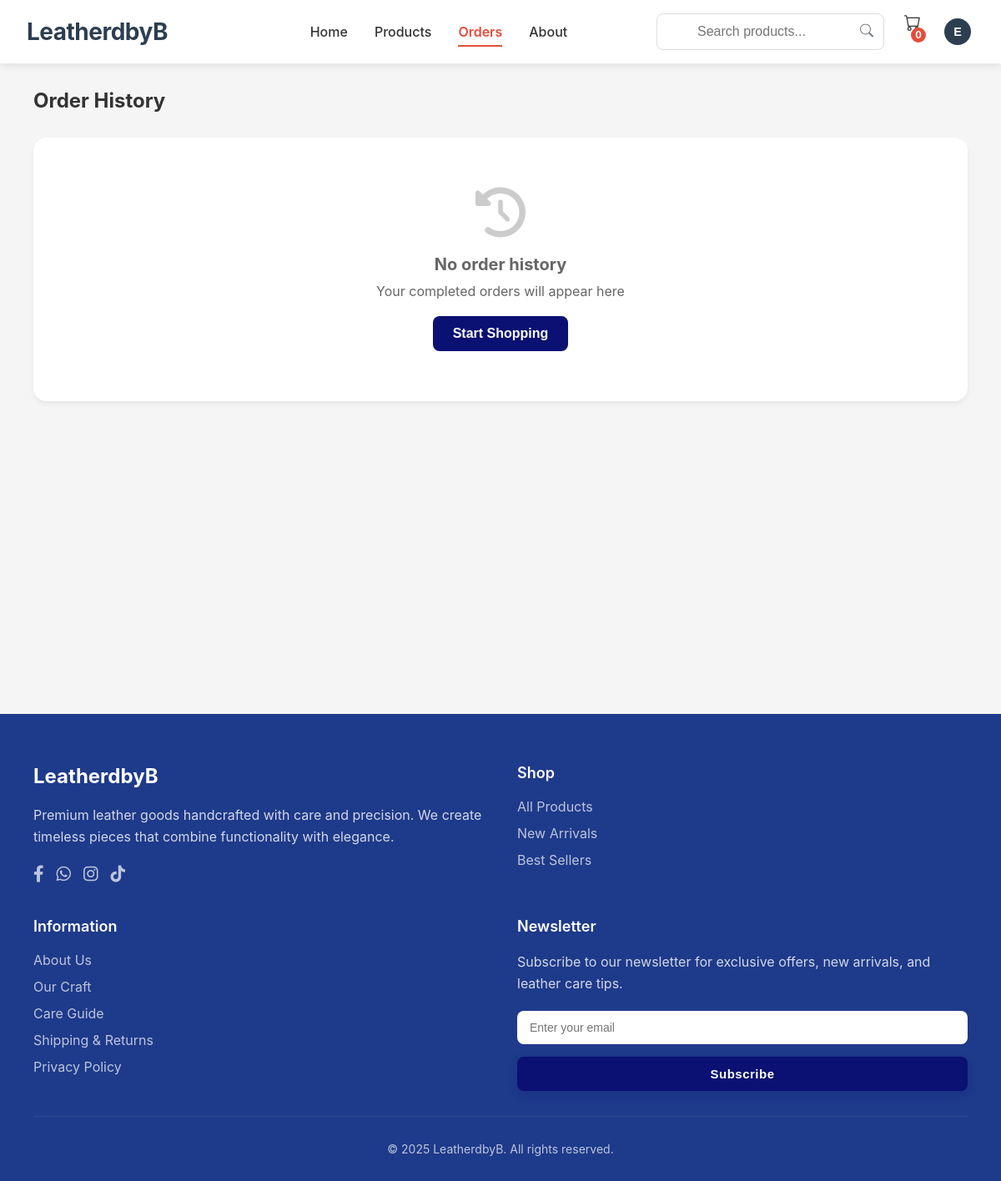
The app's page /account/orders/ (signed in), older data.
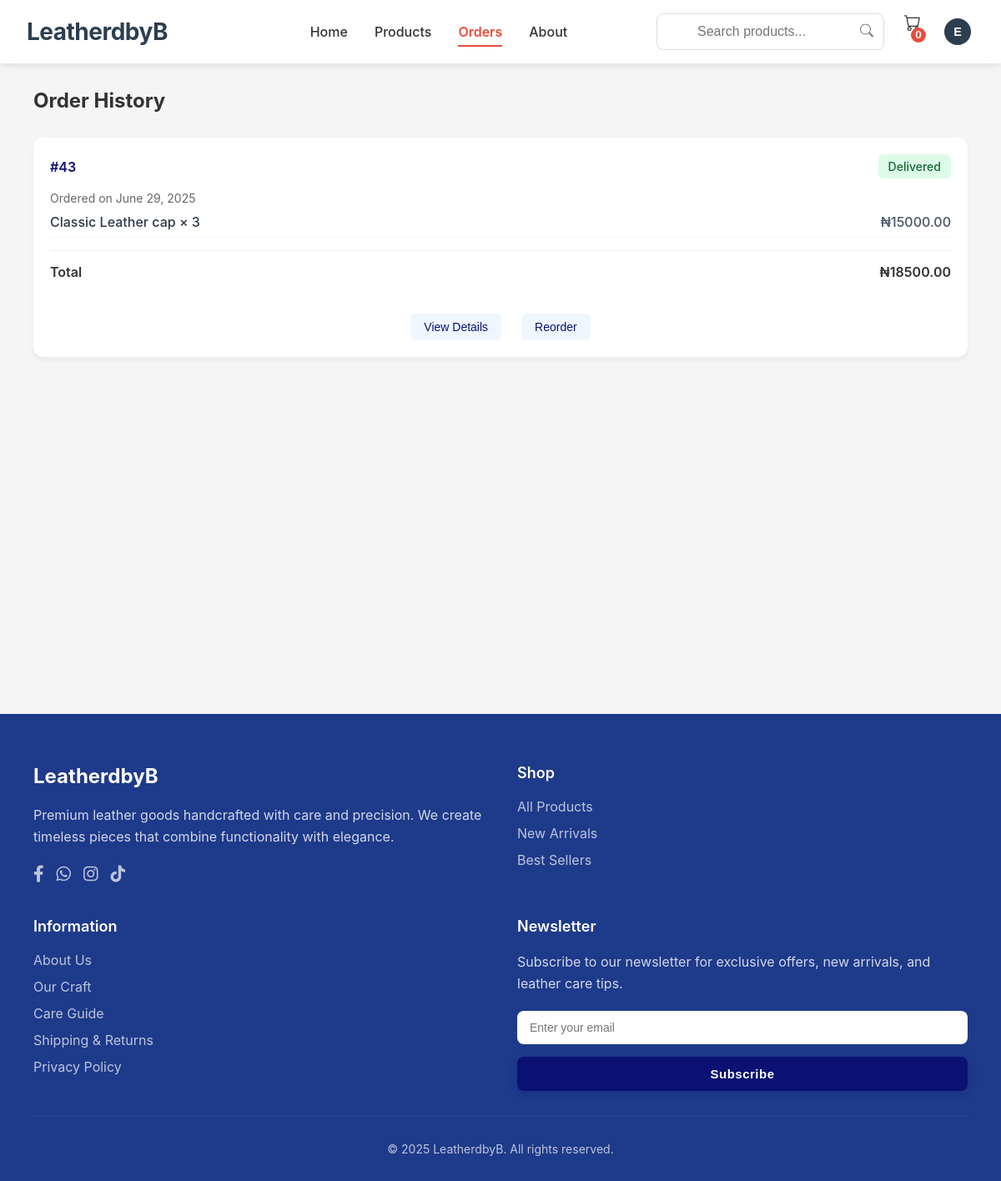
The same page, newer data.
### core/models.py (models this page shows, shortened)
class Order(models.Model):
    user = models.ForeignKey(User, on_delete=models.CASCADE)
    address = models.ForeignKey(Address, on_delete=models.SET_NULL, null=True)
    total = models.DecimalField(max_digits=10, decimal_places=2)
    shipping = models.DecimalField(max_digits=10, decimal_places=2, default=2000)
    tax = models.DecimalField(max_digits=10, decimal_places=2, default=1500)
    created_at = models.DateTimeField(auto_now_add=True)
    class Status(models.TextChoices):
        PENDING = 'pending', _('Pending')
        PROCESSING = 'processing', _('Processing')
        SHIPPED = 'shipped', _('Shipped')
        DELIVERED = 'delivered', _('Delivered')
        CANCELLED = 'cancelled', _('Cancelled')
    status = models.CharField(
        max_length=20,
        choices=Status.choices,
        default=Status.PENDING
    )

class OrderItem(models.Model):
    order = models.ForeignKey(Order, related_name='items', on_delete=models.CASCADE)
    product = models.ForeignKey(Product, on_delete=models.SET_NULL, null=True)
    size = models.ForeignKey(Size, on_delete=models.SET_NULL, null=True, blank=True)  # 🔥 Add this line
    quantity = models.PositiveIntegerField()
    price = models.DecimalField(max_digits=10, decimal_places=2)
    @property
    def total_price(self):
        return self.price * self.quantity

class Product(models.Model):
    name = models.CharField(max_length=200)
    description = models.TextField()
    slug = models.SlugField(unique=True, blank=True)
    price = models.DecimalField(max_digits=10, decimal_places=2)
    category = models.ForeignKey(Category, on_delete=models.CASCADE)
    stock = models.PositiveIntegerField(default=0)
    rating = models.FloatField(default=0)
    sku = models.CharField(max_length=50, unique=True)
    featured = models.BooleanField(default=False)  # ✅ Add this line
    created_at = models.DateTimeField(auto_now_add=True)
    featured = models.BooleanField(default=False)
    updated_at = models.DateTimeField(auto_now=True)

### core/views.py (the view)
@login_required
def order_history(request):
    orders = Order.objects.filter(user=request.user).order_by('-created_at')
    context = {
        'orders': orders,
    }
    return render(request, 'orders/history.html', context)

### core/context_processors.py (called while the page is built)
def cart_context(request):
    cart = None
    total_items = 0
    if request.user.is_authenticated:
        cart = Cart.objects.filter(user=request.user).first()
    elif request.session.session_key:
        cart = Cart.objects.filter(session_key=request.session.session_key).first()
    if cart:
        total_items = cart.total_items
    return {'cart': cart, 'cart_total_items': total_items}

### core/models.py (called while the page is built)
    @property
    def total_items(self):
        return self.items.aggregate(total=models.Sum('quantity'))['total'] or 0

### core/templates/orders/history.html (shortened to what this page needs)
{% extends "base.html" %}
{% load static %}
{% block content %}
<div id="history" class="page">
    <h2 class="mb-30">Order History</h2>
    {% for order in orders %}
    <div class="history-item">
        <div class="order-header">
            <span class="order-id">#{{ order.id }}</span>
            <span class="order-status status-{{ order.status }}">
                {{ order.get_status_display }}
            </span>
        </div>
        <div class="order-date">Ordered on {{ order.created_at|date:"F j, Y" }}</div>
        <div class="order-items">
            {% for item in order.items.all %}
            <div class="order-item">
                <span class="order-item-name">{{ item.product.name }} × {{ item.quantity }}</span>
                <span class="order-item-price">₦{{ item.total_price|floatformat:2 }}</span>
            </div>
            {% endfor %}
        </div>
        <div class="order-total">
            <span>Total</span>
            <span>₦{{ order.total|floatformat:2 }}</span>
        </div>
        <div class="order-actions">
            <button class="action-btn reorder-btn" onclick="window.location.href='{% url 'order_detail' order.id %}'">
                View Details
            </button>
            {% if order.status == 'delivered' %}
            <button class="action-btn reorder-btn" onclick="reorder('{{ order.id }}')">
                Reorder
            </button>
            {% endif %}
        </div>
    </div>
    {% empty %}
    <div class="empty-state">
        <i class="fas fa-history"></i>
        <h3>No order history</h3>
        <p>Your completed orders will appear here</p>
        <button class="shop-btn" onclick="window.location.href='{% url 'product_list' %}'">Start Shopping</button>
    </div>
    {% endfor %}
</div>
{% endblock %}

Row changes from the older to the newer data that the page shows:
added Order: id "43", status "Delivered", created_at "June 29, 2025", total "18500.00"
added OrderItem: product.name "Classic Leather cap", quantity "3", total_price "15000.00"
Text that changed along with them:
text no longer shown: "No order history Your completed orders will appear here Start Shopping"
